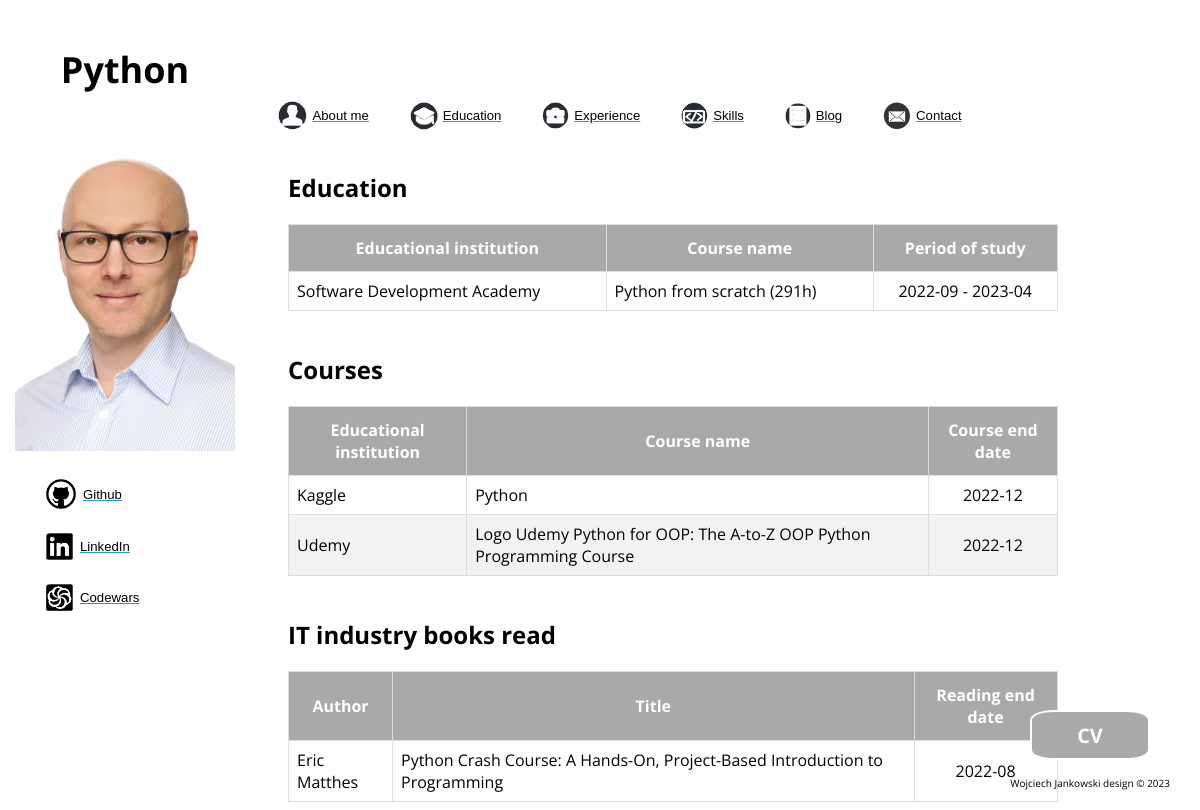
The page /about/skills/python on the database its author committed.
### aboutme/models.py (models this page shows)
class Education(models.Model):
    school_name = models.CharField(max_length=50)
    course_name = models.CharField(max_length=100)
    competences = models.TextField(blank=True)
    start_date = models.DateField()
    end_date = models.DateField(blank=True)
    degree = models.CharField(max_length=30, blank=True,)
    class Meta:
        verbose_name = "School"
        verbose_name_plural = "Schools"
        ordering = ['-end_date']

class Course(models.Model):
    school_name = models.CharField(max_length=50)
    course_name = models.CharField(max_length=100)
    end_date = models.DateField(null=True, blank=True)
    competences = models.CharField(max_length=200)
    certificate_link = models.CharField(max_length=100, blank=True)
    class Meta:
        verbose_name = "Course"
        verbose_name_plural = "Courses"
        ordering = ['-pk']

class Book(models.Model):
    author_name = models.CharField(max_length=50)
    title = models.CharField(max_length=100)
    end_date = models.DateField()
    competences = models.CharField(max_length=200)
    class Meta:
        verbose_name = "Book"
        verbose_name_plural = "Books"
        ordering = ['-end_date']

### aboutme/views.py (the view)
# urls.py: path('skills/python', views.python, name="python"),
def python(request):
    education = Education.objects.filter(competences__icontains="python")
    courses = Course.objects.filter(competences__icontains="python")
    books = Book.objects.filter(competences__icontains="python")
    ctx = {"education": education,
           "courses": courses,
           "books": books,
           "skill": "Python",
           }
    return render(request=request, template_name="aboutme/from_where_skills.html", context=ctx)

### aboutme/templates/aboutme/from_where_skills.html (shortened to what this page needs)
{% extends "aboutme/base.html" %}
{% load static %}
{% block header %}
<div class="vertical">
    <h1 class="page_name">{{ skill }}</h1>
    <img id="face" src="{% static 'aboutme/images/face.png' %}">
    {% include "aboutme/left_menu.html" %}
</div>
<header>
    {% include "aboutme/header_menu.html" %}
</header>
{% endblock %}
{% block main_content %}
<div class="container">
   {% if education.all  %}
    <h2>Education</h2>
    <table id="data">
        <thead>
            <tr>
                <th>Educational institution</th>
                <th>Course name</th>
                <th>Period of study</th>
            </tr>
        </thead>
        <tbody>
            {% for edu in education %}
            <tr>
                <td>{{ edu.school_name }}</td>
                <td>{{ edu.course_name }}</td>
                <td style="text-align: center;">{{ edu.start_date|date:"Y-m" }} - {{ edu.end_date|date:"Y-m" }}</td>
            </tr>
            {% endfor %}
        </tbody>
    </table>
    {% endif %}
    <br>
    {% if courses.all %}
    <h2>Courses</h2>
    <table id="data">
        <thead>
            <tr>
                <th>Educational institution</th>
                <th>Course name</th>
                <th>Course end date</th>
            </tr>
        </thead>
        <tbody>
            {% for course in courses %}
            <tr>
                <td>{{ course.school_name }}</td>
                <td>{{ course.course_name }}</td>
                <td style="text-align: center;">{{ course.end_date|date:"Y-m" }}</td>
            </tr>
            {% endfor %}
        </tbody>
    </table>
        {% endif %}
    <br>
    {% if books.all %}
    <h2>IT industry books read</h2>
    <table id="data">
        <thead>
            <tr>
                <th>Author</th>
                <th>Title</th>
                <th>Reading end date</th>
            </tr>
        </thead>
        <tbody>
            {% for book in books %}
            <tr>
                <td>{{ book.author_name }}</td>
                <td>{{ book.title }}</td>
                <td style="text-align: center;">{{ book.end_date|date:"Y-m" }}</td>
            </tr>
            {% endfor %}
        </tbody>
    </table>
    {% endif %}
    </div>
<a href="{% static 'aboutme/files/cv.pdf' %}"><button class="button">CV</button></a>
{% endblock %}

### aboutme/static/aboutme/css/style.css (style rules this page uses)
html { font-family: 'Open Sans', sans-serif; }
body { background-size: 100% 100%; background-repeat: no-repeat; background-position: top; background-attachment: fixed; }
h1 { display: flex; margin-top: 50; position: relative; align-items: center; justify-content: space-around; width: 250px; text-align: center; }
header { margin-top: 100px; margin-left: 250px; margin-right: 210px; top: 50; padding: 0%; position: relative; }
.vertical { position: absolute; position: fixed; height: 100%; width: 250px; top: 0; left: 0; align-items: center; }
.page_name { margin-top: 45px; font-size: 3vw; }
#face { margin-top: 15px; margin-left: 15px; max-width: 220px; height:auto; align-items: center; }
.button { position: fixed; bottom: 50px; right: 50px; background-color: darkgrey; border: 2px solid white; border-radius: 20%; width: 120px; height: 50px; font-size: 20px; color: white; font-weight: bold; cursor: pointer; transition: all 0.25s; font-family: 'Open Sans', sans-serif; }
.container { width: 65%; height: auto; margin-left:280px; margin-top:40px; }
#data { border-collapse: collapse; width: 100%; border-radius: 10%; }
#data td, #data th { border: 1px solid #ddd; padding: 8px; }
#data tr:nth-child(even) { background-color: #f2f2f2; }
#data th { padding-top: 12px; padding-bottom: 12px; text-align: center; background-color: darkgrey; color: white; }
a { color: #17a2b8; }

### rows shown on the page
Education: school_name "Software Development Academy", course_name "Python from scratch (291h)", start_date "2022-09", end_date "2023-04"
Course: school_name "Kaggle", course_name "Python", end_date "2022-12"
Course: school_name "Udemy", course_name "Logo Udemy Python for OOP: The A-to-Z OOP Python Programming Course", end_date "2022-12"
Book: author_name "Eric Matthes", title "Python Crash Course: A Hands-On, Project-Based Introduction to Programming", end_date "2022-08"

### other values the page prints
{{ skill }} "Python"
